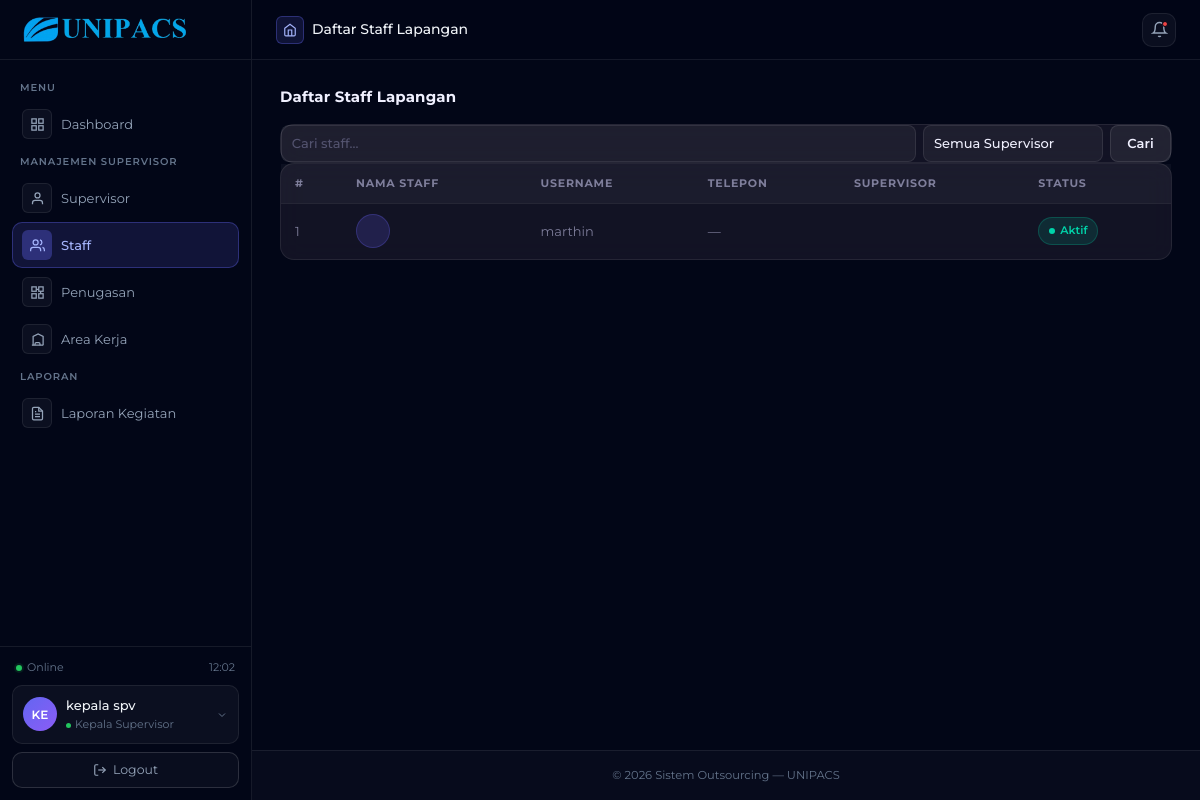
Page /kepala/staff/ (signed in) on the earlier database version.
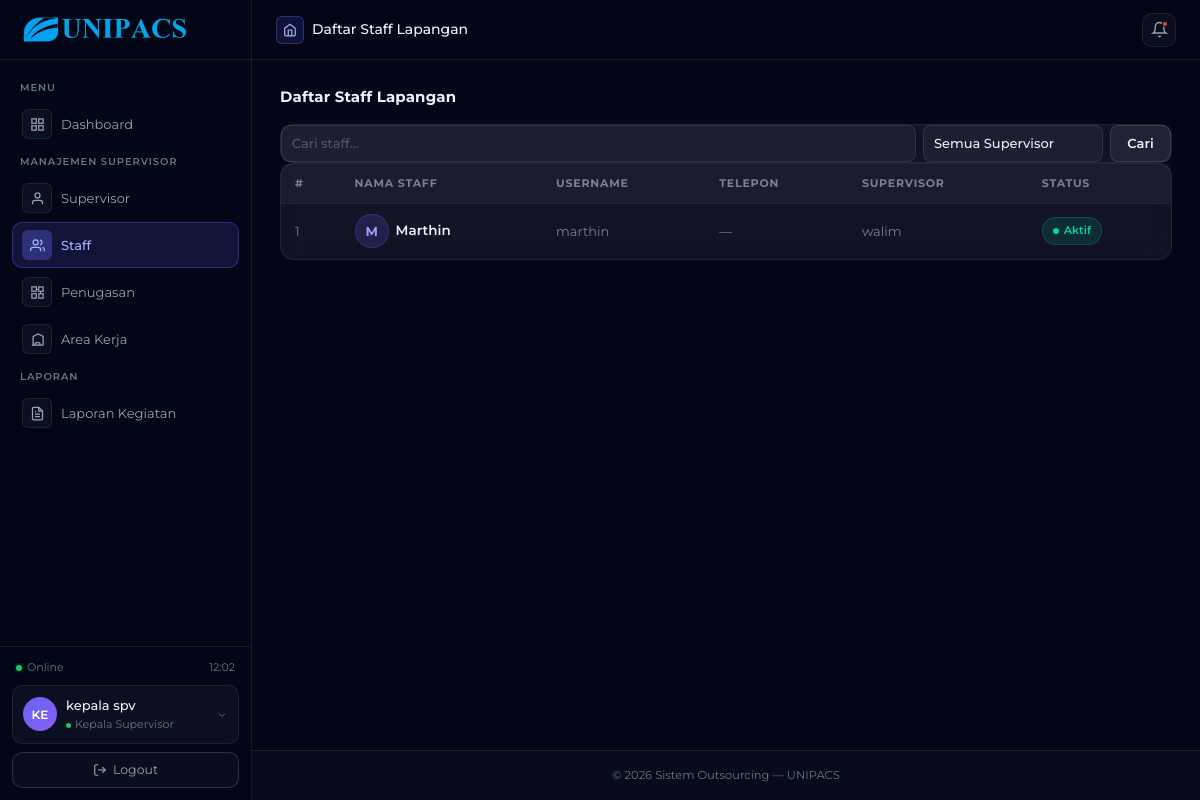
Same page on the later database version.
### outsourcing/models.py (models this page shows, shortened)
class User(AbstractUser):
    role = models.CharField(
        max_length=30,
        choices=RoleChoices.choices,
        default=RoleChoices.STAFF,
    )
    nama_lengkap = models.CharField(max_length=150, blank=True)
    telepon      = models.CharField(
        max_length=20,
        blank=True,
        validators=[telepon_validator],
    )
    foto_profil  = models.ImageField(
        upload_to='foto_profil/',
        blank=True,
        null=True,
    )
    dibuat_pada  = models.DateTimeField(auto_now_add=True)
    diubah_pada  = models.DateTimeField(auto_now=True)
    class Meta:
        verbose_name        = 'Pengguna'
        verbose_name_plural = 'Pengguna'
        ordering            = ['nama_lengkap']

### outsourcing/views/kepala_supervisor/akun.py (the view)
@kepala_supervisor_required
def staff_list(request):
    q        = request.GET.get('q', '').strip()
    spv_id   = request.GET.get('supervisor', '').strip()
    staff_qs = get_staff_list(request.user)
    if q:
        staff_qs = staff_qs.filter(
            Q(nama_lengkap__icontains=q) | Q(username__icontains=q)
        )
    if spv_id:
        staff_qs = staff_qs.filter(
            supervisor_saya__supervisor__pk=spv_id,
            supervisor_saya__is_active=True,
        )
    staff_data = []
    for stf in staff_qs:
        rel = StaffSupervisor.objects.filter(
            staff=stf, is_active=True
        ).select_related('supervisor').first()
        staff_data.append({
            'staff'     : stf,
            'supervisor': rel.supervisor if rel else None,
        })
    from outsourcing.utils import get_supervisor_list
    supervisor_list = get_supervisor_list(request.user)
    context = {
        'staff_data'     : staff_data,
        'supervisor_list': supervisor_list,
        'q'              : q,
        'spv_id'         : spv_id,
        'page_title'     : 'Daftar Staff Lapangan',
    }
    return render(request, 'kepala_supervisor/akun/staff_list.html', context)

### outsourcing/utils.py (called while the page is built)
def get_models():
    from outsourcing.models import (
        User, Perusahaan, AreaKerja, SubArea,
        LaporanKegiatan, ItemKegiatan,
        KepalaSupervisorJasa, SupervisorPerusahaan, StaffSupervisor,
    )
    return {
        'User': User,
        'Perusahaan': Perusahaan,
        'AreaKerja': AreaKerja,
        'SubArea': SubArea,
        'LaporanKegiatan': LaporanKegiatan,
        'ItemKegiatan': ItemKegiatan,
        'KepalaSupervisorJasa': KepalaSupervisorJasa,
        'SupervisorPerusahaan': SupervisorPerusahaan,
        'StaffSupervisor': StaffSupervisor,
    }

### outsourcing/templates/kepala_supervisor/akun/staff_list.html (shortened to what this page needs)
{% extends 'kepala_supervisor/base_kepala.html' %}
{% load static %}
{% block extra_css %}
<link rel="stylesheet" href="{% static 'css/kepala_spv/kepala.css' %}">
{% endblock %}
{% block content %}
<div class="page-header">
    <h5>Daftar Staff Lapangan</h5>
</div>
<div class="search-card">
    <form method="get" class="d-flex gap-2 flex-wrap">
        <input type="text" name="q" value="{{ q }}" class="form-control form-control-sm" style="min-width:140px;flex:1;" placeholder="Cari staff...">
        <select name="supervisor" class="form-select form-select-sm" style="max-width:180px;">
            <option value="">Semua Supervisor</option>
        </select>
        <button class="btn btn-sm btn-secondary">Cari</button>
    </form>
</div>
<div class="table-card">
    <div class="table-responsive">
        <table class="table mb-0">
            <thead>
                <tr>
                    <th>#</th>
                    <th>Nama Staff</th>
                    <th>Username</th>
                    <th>Telepon</th>
                    <th>Supervisor</th>
                    <th>Status</th>
                </tr>
            </thead>
            <tbody>
                {% for data in staff_data %}
                <tr>
                    <td class="cell-muted">{{ forloop.counter }}</td>
                    <td>
                        <div class="d-flex align-items-center gap-2">
                            <div class="staff-avatar">{{ data.staff.nama_lengkap|first|upper }}</div>
                            <span class="cell-name">{{ data.staff.nama_lengkap }}</span>
                        </div>
                    </td>
                    <td class="cell-muted">{{ data.staff.username }}</td>
                    <td class="cell-muted">{{ data.staff.telepon|default:'—' }}</td>
                    <td class="cell-muted">{% if data.supervisor %}{{ data.supervisor.nama_lengkap }}{% else %}—{% endif %}</td>
                    <td>
                        {% if data.staff.is_active %}<span class="status-badge badge-aktif">Aktif</span>
                        {% else %}<span class="status-badge badge-nonaktif">Nonaktif</span>{% endif %}
                    </td>
                </tr>
                {% empty %}
                <tr><td colspan="6" class="text-center text-muted py-5">
                    <i class="bi bi-people" style="font-size:2rem;opacity:0.3;display:block;margin-bottom:8px;"></i>Belum ada staff.
                </td></tr>
                {% endfor %}
            </tbody>
        </table>
    </div>
</div>
{% endblock %}

Differences in the rows shown:
changed User "marthin": staff.nama_lengkap|first (not shown) → "M"; staff.nama_lengkap (not shown) → "Marthin"; supervisor.nama_lengkap (not shown) → "walim"
